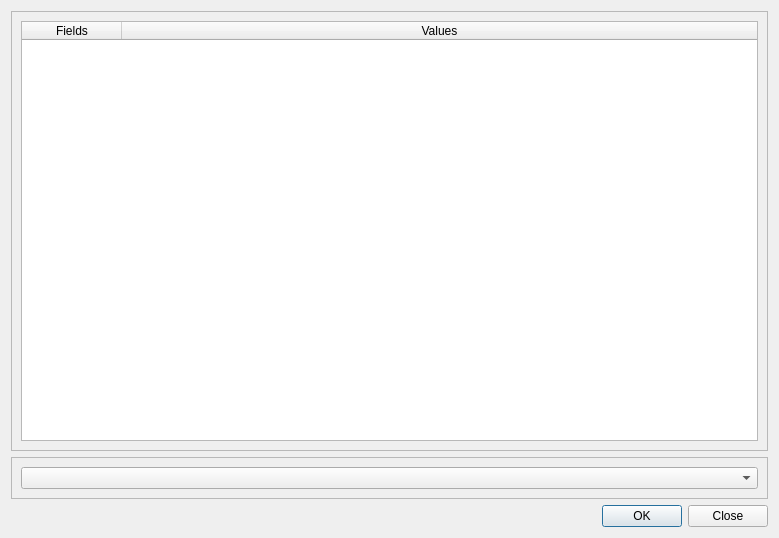
<?xml version="1.0" encoding="UTF-8"?>
<ui version="4.0">
 <class>Form</class>
 <widget class="QWidget" name="Form">
  <property name="geometry">
   <rect>
    <x>0</x>
    <y>0</y>
    <width>779</width>
    <height>538</height>
   </rect>
  </property>
  <property name="windowTitle">
   <string>Form</string>
  </property>
  <layout class="QGridLayout" name="gridLayout_2">
   <item row="0" column="1">
    <layout class="QGridLayout" name="gridLayout">
     <item row="1" column="0">
      <widget class="QFrame" name="frame">
       <property name="maximumSize">
        <size>
         <width>16777215</width>
         <height>55</height>
        </size>
       </property>
       <property name="frameShape">
        <enum>QFrame::StyledPanel</enum>
       </property>
       <property name="frameShadow">
        <enum>QFrame::Raised</enum>
       </property>
       <layout class="QGridLayout" name="gridLayout_3">
        <item row="0" column="0">
         <widget class="QComboBox" name="selector"/>
        </item>
       </layout>
      </widget>
     </item>
     <item row="0" column="0">
      <widget class="QFrame" name="dataViewTable">
       <property name="frameShape">
        <enum>QFrame::StyledPanel</enum>
       </property>
       <property name="frameShadow">
        <enum>QFrame::Raised</enum>
       </property>
       <layout class="QGridLayout" name="gridLayout_4">
        <item row="0" column="0">
         <widget class="QTableWidget" name="tableWidget">
          <property name="sizeAdjustPolicy">
           <enum>QAbstractScrollArea::AdjustToContents</enum>
          </property>
          <property name="editTriggers">
           <set>QAbstractItemView::NoEditTriggers</set>
          </property>
          <property name="dragEnabled">
           <bool>true</bool>
          </property>
          <property name="alternatingRowColors">
           <bool>true</bool>
          </property>
          <property name="gridStyle">
           <enum>Qt::SolidLine</enum>
          </property>
          <property name="sortingEnabled">
           <bool>true</bool>
          </property>
          <attribute name="horizontalHeaderStretchLastSection">
           <bool>true</bool>
          </attribute>
          <attribute name="verticalHeaderStretchLastSection">
           <bool>false</bool>
          </attribute>
          <column>
           <property name="text">
            <string>Fields</string>
           </property>
          </column>
          <column>
           <property name="text">
            <string>Values</string>
           </property>
          </column>
         </widget>
        </item>
       </layout>
      </widget>
     </item>
    </layout>
   </item>
   <item row="1" column="1">
    <widget class="QDialogButtonBox" name="confirm">
     <property name="standardButtons">
      <set>QDialogButtonBox::Close|QDialogButtonBox::Ok</set>
     </property>
    </widget>
   </item>
  </layout>
 </widget>
 <resources/>
 <connections/>
</ui>
